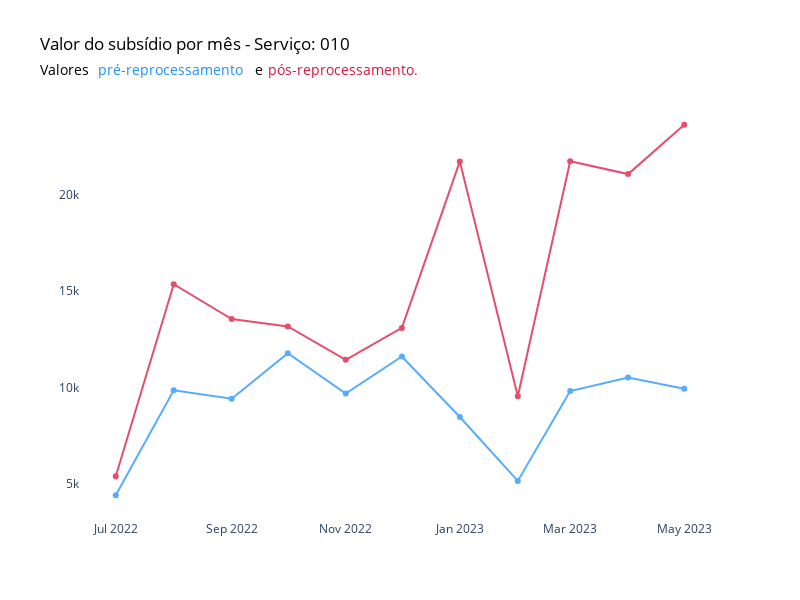

This figure's notebook cell:
### Code cell
# Criar o gráfico de linha com plotly
fig = go.Figure()

# Adicionar a linha com pontos para tabela_subsidio_mes['valor_subsidio_pre']
fig.add_trace(go.Scatter(x=tabela_subsidio_mes['mes_ano'], y=tabela_subsidio_mes['valor_subsidio_pre'],
                         mode='lines+markers',
                         name='Valor do subsídio pré-reprocessamento',
                         marker=dict(color='dodgerblue'),
                         opacity=0.75))

# Adicionar a linha com pontos para tabela_subsidio_mes['valor_subsidio_pos']
fig.add_trace(go.Scatter(x=tabela_subsidio_mes['mes_ano'], y=tabela_subsidio_mes['valor_subsidio_pos'],
                         mode='lines+markers',
                         name='Valor do subsídio reprocessado',
                         marker=dict(color='crimson'),
                         opacity=0.75))

# Configurar layout e outros parâmetros do gráfico seguindo o design anterior
fig.update_layout(
    title=dict(text="Valor do subsídio por mês - Serviço: 010", font=dict(color='black')),
    showlegend=False,
    width=800,
    height=600,
    plot_bgcolor='white',
    xaxis=dict(showgrid=False, zeroline=False),
    yaxis=dict(showgrid=False, zeroline=False),
    # Adicionando anotações para o subtítulo com cores específicas
    annotations=[
        dict(
            x=-0.065,
            y=1.10,
            xref='paper',
            yref='paper',
            xanchor='left',
            text='Valores',
            showarrow=False,
            font=dict(color='black', size=14)
        ),
        dict(
            x=0.025,
            y=1.10,
            xref='paper',
            yref='paper',
            xanchor='left',
            text='pré-reprocessamento',
            showarrow=False,
            font=dict(color='dodgerblue', size=14)
        ),
        dict(
            x=0.27,
            y=1.10,
            xref='paper',
            yref='paper',
            xanchor='left',
            text='e',
            showarrow=False,
            font=dict(color='black', size=14)
        ),
        dict(
            x=0.29,
            y=1.10,
            xref='paper',
            yref='paper',
            xanchor='left',
            text='pós-reprocessamento.',
            showarrow=False,
            font=dict(color='crimson', size=14)
        )
    ]
)

fig.show()

### Figure 1 — Plotly figure (JSON) as saved in the notebook; plotly's stock layout.template omitted (floating-point values rounded to 4 significant figures)
{"data": [{"marker": {"color": "dodgerblue"}, "mode": "lines+markers", "name": "Valor do subsídio pré-reprocessamento", "opacity": 0.75, "type": "scatter", "x": ["2022-07", "2022-08", "2022-09", "2022-10", "2022-11", "2022-12", "2023-01", "2023-02", "2023-03", "2023-04", "2023-05"], "y": [4433.0, 9865.0, 9427.0, 11780.0, 9692.0, 11610.0, 8480.0, 5176.0, 9825.0, 10530.0, 9942.0]}, {"marker": {"color": "crimson"}, "mode": "lines+markers", "name": "Valor do subsídio reprocessado", "opacity": 0.75, "type": "scatter", "x": ["2022-07", "2022-08", "2022-09", "2022-10", "2022-11", "2022-12", "2023-01", "2023-02", "2023-03", "2023-04", "2023-05"], "y": [5419.0, 15350.0, 13550.0, 13170.0, 11440.0, 13090.0, 21700.0, 9556.0, 21710.0, 21050.0, 23600.0]}], "layout": {"annotations": [{"font": {"color": "black", "size": 14}, "showarrow": false, "text": "Valores", "x": -0.065, "xanchor": "left", "xref": "paper", "y": 1.1, "yref": "paper"}, {"font": {"color": "dodgerblue", "size": 14}, "showarrow": false, "text": "pré-reprocessamento", "x": 0.025, "xanchor": "left", "xref": "paper", "y": 1.1, "yref": "paper"}, {"font": {"color": "black", "size": 14}, "showarrow": false, "text": "e", "x": 0.27, "xanchor": "left", "xref": "paper", "y": 1.1, "yref": "paper"}, {"font": {"color": "crimson", "size": 14}, "showarrow": false, "text": "pós-reprocessamento.", "x": 0.29, "xanchor": "left", "xref": "paper", "y": 1.1, "yref": "paper"}], "height": 600, "plot_bgcolor": "white", "showlegend": false, "title": {"font": {"color": "black"}, "text": "Valor do subsídio por mês - Serviço: 010"}, "width": 800, "xaxis": {"showgrid": false, "zeroline": false}, "yaxis": {"showgrid": false, "zeroline": false}}}
